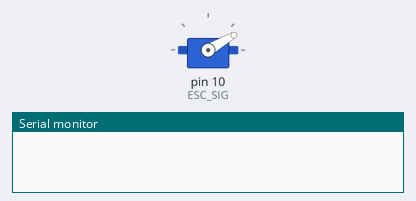
Bench run of a sketch on a simulated Arduino Uno, built with avr-gcc and run on an emulated ATmega328P. Shown: servo, the last lines printed to the serial monitor. At 10.0 s the program stops and its outputs stay as they are.

Above: at 0.1 s.
At 3.1 s:
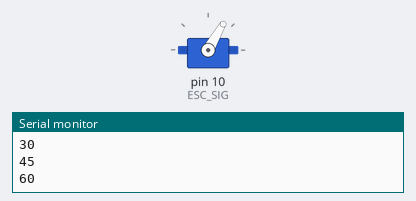
At 5.1 s:
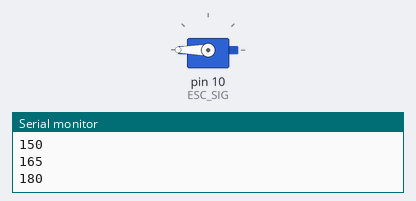
At 8.6 s:
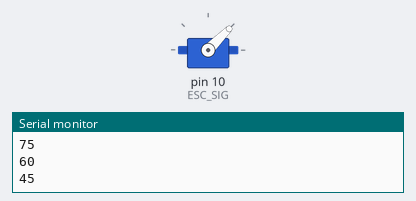
Timing chart, 0 to 10.3 s (numbered marks = the images above):
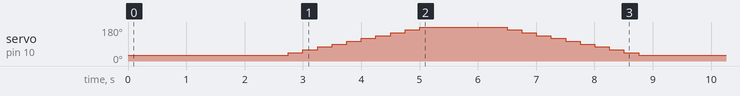

The sketch:

esc_test_0.ino
```cpp
//libs

#include <Servo.h>
#include <string.h>

//macros
#define ESC_MIN     30   // Min firing angle that the ESC will respond to
#define ESC_MAX     180  // Max firing angle for ESC
#define ESC_SIG     10


//globals
Servo esc;

void toggle_brake()
{
  // only works at startup
//  Serial.println("Pin High, connect battery now for setup!");
//  Serial.println("Should hear 2 beeps after 5 s or so");
  esc.write(ESC_MAX-30); //for some reason this one likes 150 on start up
  delay(5000);
//  Serial.println("Did you hear beeps?");


//  Serial.println("\nHolding output Low to start brake calibration.");
 // Serial.println("2 beeps if turning brake on, 1 beep if turning brake off");
  esc_ramp(ESC_MAX, ESC_MIN, -15); // start calibration
  delay(2000);

//  Serial.println("\nOutput max: toggle brake!");
//  Serial.println("1 or 2 Beeps");
  esc_ramp(ESC_MIN, ESC_MAX, 15); // start calibration;
  delay(2500);

//  Serial.println("\nOutput low to end calibration.");
//  Serial.println("Four beeps says it's done!\n");
  esc_ramp(ESC_MAX, ESC_MIN, -15); // start calibration // end calibration
  delay(2500);
}

void esc_ramp(short start, short end, int step)
{
  // Have to make sure that the difference betweens start and end is an even multiple of step
//  char buf[64];
  short speed;

//  sprintf(buf, "Ramp from %d to %d, step %d\n", start, end, step);
 // Serial.write(buf);

  for(speed = start; speed != (end + step); speed = speed + step) {
    Serial.println(speed);
    esc.write(speed);
    delay(250);
  }
}


void arm(){
 // arm the speed controller, modify as necessary for your ESC
//  Serial.println("\nArming, pin low, connect battery!");
//  Serial.println("Beep once for brake off, twice for on");
  esc.write(ESC_MIN);
  delay(2500);

//  Serial.println("Arming, pin high");
//  Serial.println("Beep once for brake off, twice for on");

  esc_ramp(ESC_MIN, ESC_MAX, 15);
  delay(1000);
  //Serial.println("\nArming, pin back down to low");
  //Serial.println("Beep four times, all is well\n");
  esc_ramp(ESC_MAX, ESC_MIN, -15);
  delay(1000);
}

void setup()
{
  esc.attach(ESC_SIG);
  Serial.begin(9600);

//  toggle_brake();
  arm();
}

void loop()
{
  while(1);
 //Serial.println("Regular brake test!");
  esc_ramp(ESC_MIN, ESC_MAX, 5);
  esc_ramp(ESC_MAX, ESC_MIN, -5);

 // Serial.println("\nNow test brake functionality!");
 // Serial.println("Ramp...");
  esc_ramp(ESC_MIN, ESC_MAX - 30, 5);

 // Serial.println("Kill!");
  esc.write(ESC_MIN);
  delay(5000);
 // Serial.println("Done brake test...");

  esc.write(ESC_MIN);
  delay(2000); // stop the motor for 5 seconds
}
```
